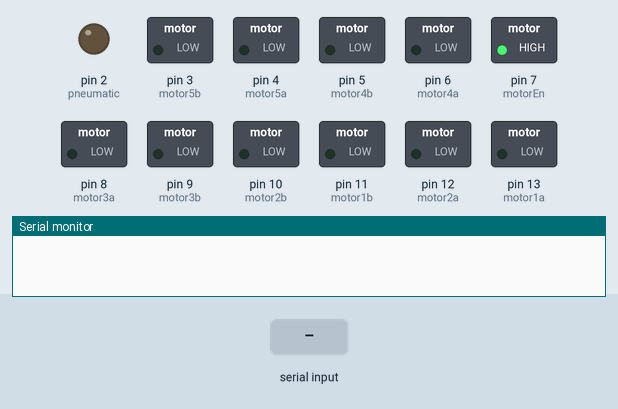
A sketch run on a simulated Arduino Uno, built with avr-gcc and run on an emulated ATmega328P. On the bench: switched loads named in the sketch (green lamp = pin HIGH), output pins drawn as LEDs (lit = HIGH), the last lines printed to the serial monitor. Inputs (shaded band) come from the test bench.

Above: at 1.2 s.
1.3 s: "1;90\n" received over Serial
At 2.0 s:
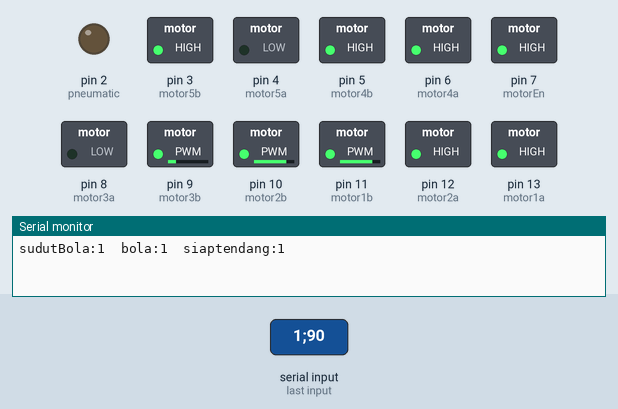
4.3 s: ";" received over Serial
At 5.9 s:
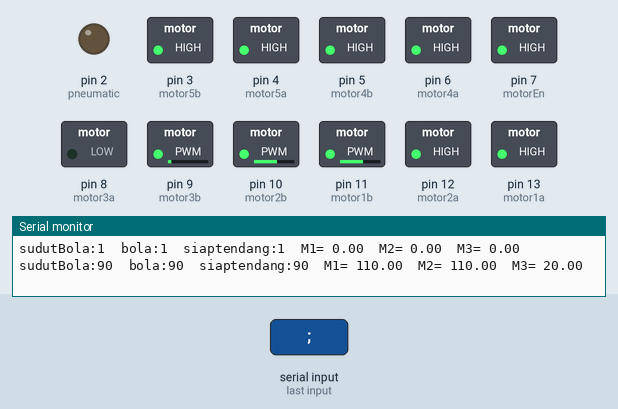
6.2 s: "90;45;200\n" received over Serial
At 7.3 s:
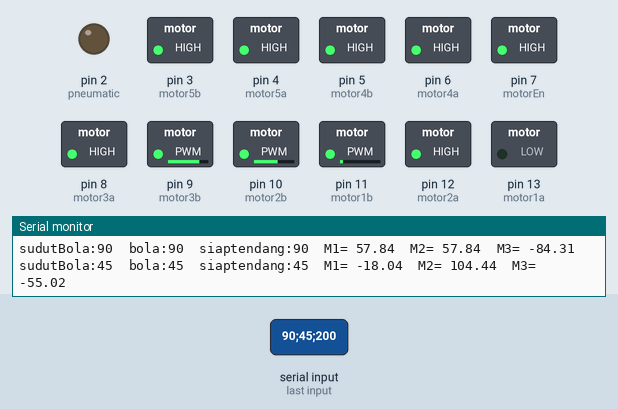
7.7 s: "30;150;10\n" received over Serial
At 8.7 s:
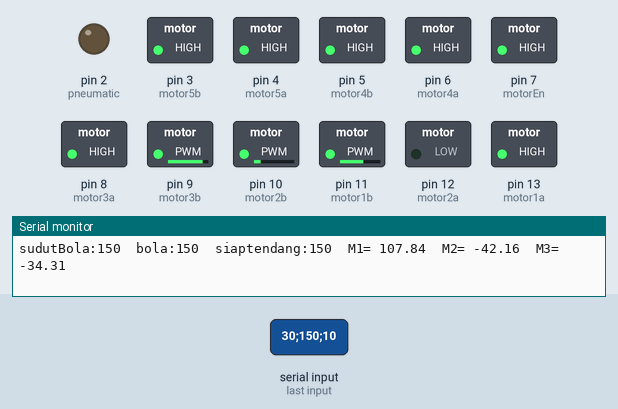
9.2 s: "90;45\n" received over Serial
At 10.4 s:
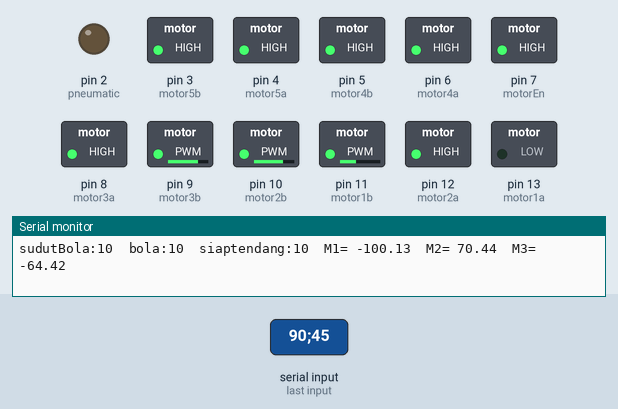
10.7 s: "30;150\n" received over Serial
At 11.7 s:
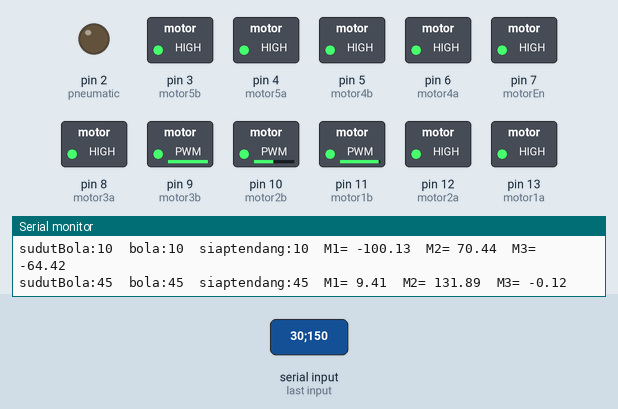
Timing chart, 0 to 13.2 s (numbered marks = the images above; inputs shaded):
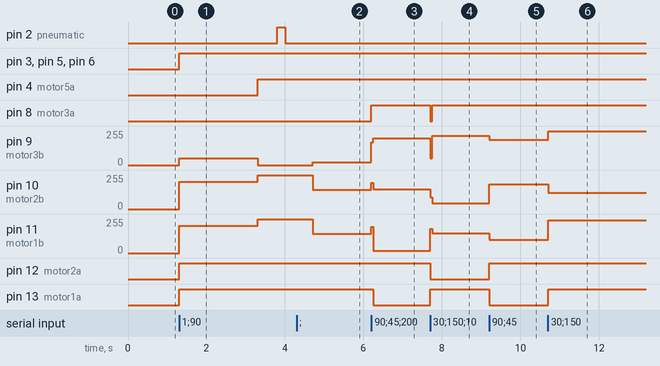

Measured:
- after the input at 1.3 s, pin 2 (pneumatic): LOW → HIGH after 2.5 s, → LOW 0.20 s later; pin 3 (motor5b): LOW → HIGH at once
- after the input at 4.3 s, pin 9 (motor3b): 0/255 → 20/255 after 0.41 s; pin 10 (motor2b), pin 11 (motor1b): 255/255 → 145/255 after 0.41 s
- after the input at 6.2 s, pin 8 (motor3a): LOW → HIGH at once; pin 9 (motor3b): 20/255 → 199/255 at once; pin 10 (motor2b): 145/255 → 150/255 at once; pin 11 (motor1b): 145/255 → 18/255 at once; pin 13 (motor1a): HIGH → LOW after 0.05 s
- after the input at 7.7 s, pin 8 (motor3a): HIGH → LOW at once, → HIGH 0.05 s later; pin 9 (motor3b): 199/255 → 220/255 at once; pin 10 (motor2b): 150/255 → 42/255 at once; pin 11 (motor1b): 18/255 → 147/255 at once; pin 12 (motor2a): HIGH → LOW at once
- after the input at 9.2 s, pin 9 (motor3b): 220/255 → 190/255 at once; pin 10 (motor2b): 42/255 → 184/255 at once; pin 11 (motor1b): 147/255 → 100/255 at once; pin 12 (motor2a): LOW → HIGH at once; pin 13 (motor1a): HIGH → LOW at once
- after the input at 10.7 s, pin 9 (motor3b): 190/255 → 254/255 at once; pin 10 (motor2b): 184/255 → 123/255 at once; pin 11 (motor1b): 100/255 → 245/255 at once; pin 13 (motor1a): LOW → HIGH at once

The sketch:

arduino_v2_compas.ino
```cpp
#include <Wire.h>
#include <HMC5883L.h>

HMC5883L compass;

#define motor1a 13
#define motor1b 11 //PWM
#define motor2a 12
#define motor2b 10 //PWM
#define motor3a 8
#define motor3b 9  //PWM
#define motor4a 6
#define motor4b 5  //PWM
#define motor5a 4
#define motor5b 3  //PWM
#define motorEn 7
#define pneumatic 2
#define ir  A2

int motor[] = {
  motor1a, motor1b, motor2a, motor2b, motor3a, motor3b, motor4a, motor4b, motor5a, motor5b, motorEn, pneumatic
};
float motor1, motor2, motor3, motor4, motor5, angular, hDeg, decAngle, heading;
float rotatePWM = 0; //perlu di-PID-kan
float maxPWM = 255;
int speedRobot = 100;    //kecepatan robot mendekati bola (0-255)
int error, lastError, kp = 1, kd = 7;
int sudutBola, bola, siapTendang, sudutGawang, gawang, tendang;
long timeNow;
boolean lastDir; //true = kanan, false = kiri

String s;
char a;

void setup() {
  putarKiri();
  Serial.begin(9600);
  for (int i = 0; i < sizeof(motor) / 2; i++) {
    pinMode(motor[i], OUTPUT);
  }
  digitalWrite(motorEn, HIGH);
  // Set measurement range
  compass.setRange(HMC5883L_RANGE_1_3GA);
  // Set measurement mode
  compass.setMeasurementMode(HMC5883L_CONTINOUS);
  // Set data rate
  compass.setDataRate(HMC5883L_DATARATE_30HZ);
  // Set number of samples averaged
  compass.setSamples(HMC5883L_SAMPLES_8);
  // Set calibration offset. See HMC5883L_calibration.ino
  compass.setOffset(0, 0);
}

void loop() {
  if (Serial.available() > 0)
  {
    a = Serial.read();
    s += a;
    if (a == ';') {
      parsingData();
      //*******************invers kinematic************************
      //menentukan nilai +- angular dan error
      if (sudutBola == 0) {
        error = sudutBola;
        angular = 0;
        lastDir = false;
      }
      else if (sudutBola > 0) {
        error = sudutBola;
        rotatePWM = pid(error);
        angular = rotatePWM / maxPWM;
        lastDir = false;
      }
      else {
        error = -sudutBola;
        rotatePWM = pid(error);
        angular = 0 - rotatePWM / maxPWM;
        lastDir = true;
      }

      if (bola == 0) { //jika tidak mendeteksi bola
        //robot berputar ke kanan
        if (!lastDir) {
          putarKanan();
        }
        //robot berputar ke kiri
        else if (lastDir) {
          putarKiri();
        }
      }
      else {  //jika mendeteksi bola
        if (siapTendang == 1 && scanIr() < 15) {
          //kompas();
         //Serial.print(hDeg);
          putarKiri();
          handlingKanan();
          pembatasPwmMotor();
          kontrolArahMotor();
          delay(2000);
          shoot();
          delay(500);
        }
        else {
          inversKinematic(1);
        }
      }

      pembatasPwmMotor();
      kontrolArahMotor();

      Serial.print("\tM1= ");
      Serial.print(motor1);
      Serial.print("\t");
      Serial.print("M2= ");
      Serial.print(motor2);
      Serial.print("\t");
      Serial.print("M3= ");
      Serial.println(motor3);
      s = "";
    }
  }
}

//========================FUNGSI -FUNGSI=========================

void pembatasPwmMotor() {
  //limiter PWM
  if (motor1 > maxPWM)  motor1 = maxPWM;
  if (motor1 < -maxPWM) motor1 = -maxPWM;
  if (motor2 > maxPWM)  motor2 = maxPWM;
  if (motor2 < -maxPWM) motor2 = -maxPWM;
  if (motor3 > maxPWM)  motor3 = maxPWM;
  if (motor3 < -maxPWM) motor3 = -maxPWM;
  if (motor4 > maxPWM)  motor4 = maxPWM;
  if (motor4 < -maxPWM) motor4 = -maxPWM;
  if (motor5 > maxPWM)  motor5 = maxPWM;
  if (motor5 < -maxPWM) motor5 = -maxPWM;
}

void kontrolArahMotor() {
  //kontrol arah motor CW (a-, b+) dan CCW (a+, b-)
  if (motor1 >= 0) {
    digitalWrite(motor1a, HIGH);
    analogWrite(motor1b, maxPWM - motor1);
  }
  if (motor1 < 0) {
    digitalWrite(motor1a, LOW);
    analogWrite(motor1b, -motor1);
  }
  if (motor2 >= 0) {
    digitalWrite(motor2a, HIGH);
    analogWrite(motor2b, maxPWM - motor2);
  }
  if (motor2 < 0) {
    digitalWrite(motor2a, LOW);
    analogWrite(motor2b, -motor2);
  }
  if (motor3 >= 0) {
    digitalWrite(motor3a, LOW);
    analogWrite(motor3b, motor3);
  }
  if (motor3 < 0) {
    digitalWrite(motor3a, HIGH);
    analogWrite(motor3b, maxPWM + motor3);
  }
  if (motor4 >= 0) {
    digitalWrite(motor4a, HIGH);
    analogWrite(motor4b, maxPWM - motor4);
  }
  if (motor4 < 0) {
    digitalWrite(motor4a, LOW);
    analogWrite(motor4b, -motor4);
  }
  if (motor5 >= 0) {
    digitalWrite(motor5a, HIGH);
    analogWrite(motor5b, maxPWM - motor5);
  }
  if (motor5 < 0) {
    digitalWrite(motor5a, LOW);
    analogWrite(motor5b, -motor5);
  }
}
void kompas(){
  Vector norm = compass.readNormalize();
  // Calculate heading
  heading = atan2(norm.YAxis, norm.XAxis);
  // Formula: (deg + (min / 60.0)) / (180 / PI);
  decAngle = (4.0 + (26.0 / 60.0)) / (180 / PI);
  heading += decAngle;

  // Correct for heading < 0deg and heading > 360deg
  if (heading < 0)
  {
    heading += 2 * PI;
  }

  if (heading > 2 * PI)
  {
    heading -= 2 * PI;
  }

  // Convert to degrees
  hDeg = heading * 180/PI; // mengubah rads ke derajad
  Serial.print("\tSudut = ");
  Serial.print(hDeg);
  Serial.println(" ");
  delay(100);
}

int pid(int err) {
  if (err > 20) err = 20;
  int pid = (err * kp) + ((err - lastError) * kd);
  lastError = err;
  return pid;
}

int scanIr() {
  float A = analogRead(ir) * 0.0048828125;
  double jarak = 65 * pow(A, -1.15);
  double B = (jarak / 1023 * 5) * 100 - 4;
  //Serial.print(B);
  return B;
}

void parsingData() {
  int commaIndex = s.indexOf(',');
  int secondCommaIndex = s.indexOf(',', commaIndex + 1);

  String firstValue = s.substring(0, commaIndex);
  String secondValue = s.substring(commaIndex + 1, secondCommaIndex);
  String thirdValue = s.substring(secondCommaIndex + 1);

  sudutBola = firstValue.toInt();
  bola = secondValue.toInt();
  siapTendang = thirdValue.toInt();

  Serial.print("sudutBola:");
  Serial.print(sudutBola);
  Serial.print("  bola:");
  Serial.print(bola);
  Serial.print("  siaptendang:");
  Serial.print(siapTendang);
}

void putarKanan() {
  motor1 = -speedRobot / 2;
  motor2 = -speedRobot / 2;
  motor3 = -speedRobot / 2;
}

void putarKiri() {
  motor1 = speedRobot / 2;
  motor2 = speedRobot / 2;
  motor3 = speedRobot / 2;
}

void handlingKanan() {
  motor5 = -255;
}

void handlingKiri() {
  motor4 = 255;
}

void stopHandling() {
  motor4 = 0;
  motor5 = 0;
}

void inversKinematic(int mode) {
  if (mode == 1) {
    motor1 = speedRobot * (cos(radians(150 - sudutBola)) + angular);
    motor2 = speedRobot * (cos(radians(30 - sudutBola)) + angular);
    motor3 = speedRobot * (cos(radians(270 - sudutBola)) + angular * 2);
  }
  else if (mode == 2) {
    motor1 = speedRobot * (cos(radians(150 - sudutGawang)) + angular);
    motor2 = speedRobot * (cos(radians(30 - sudutGawang)) + angular);
    motor3 = speedRobot * (cos(radians(270 - sudutGawang)) + angular * 2);
  }
}

void shoot(){
  stopHandling();
  motor1 = 0;
  motor2 = 0;
  motor3 = 0;
  pembatasPwmMotor();
  kontrolArahMotor();
  delay(500);
  digitalWrite(pneumatic, HIGH);
  delay(200);
  digitalWrite(pneumatic, LOW);
  delay(200);
}
```
